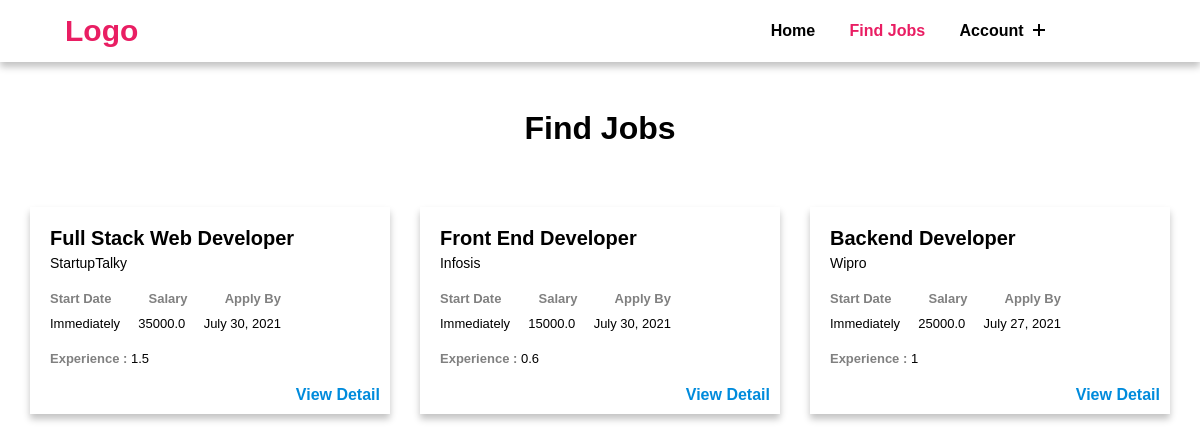
The app's page /findJobs (signed in) with its own data.
### job_portal_app/models.py (models this page shows)
class PostJob(models.Model):
    employer = models.ForeignKey(EmployerRegister, on_delete=models.CASCADE)
    start_date = models.DateField()
    end_date = models.DateField()
    title = models.CharField(max_length=100)
    company_name = models.CharField(max_length=200)
    company_website = models.CharField(max_length=100)
    salary = models.FloatField(max_length=100)
    description = models.TextField()
    experience = models.CharField(max_length=100)
    location = models.CharField(max_length=100)
    skills = models.CharField(max_length=100)
    creationdate = models.DateField()

### job_portal_app/views.py (the view)
# urls.py: path('findJobs', findJobs, name="findJobs"),
def findJobs(request):
    if not request.user.is_authenticated:
        return redirect('employerLogin')
    job = PostJob.objects.all()
    context = {
        'job': job
    }
    return render(request, 'findJobs.html', context)

### job_portal_app/templates/findJobs.html (shortened to what this page needs)
{% extends 'base.html' %}
{% load static %}
{% block content %}
{% include 'candidateNavbar.html' %}
<link rel="stylesheet" href="{% static 'findJobs.css' %}">
<div class="wrapper findJobs">
    <div class="header">
        <h1 class="header__title">Find Jobs</h1>
    </div>
    <div class="cards">
        {% for i in job %}
        <div class="card">
            <div class="card__inner">
                <div class="">
                    <h3 class="job_title">{{i.title}}</h3>
                    <p class="company_name">{{i.company_name}}</p>
                </div>
                <div class="headingsContainer">
                    <div class="headings">
                        <p>Start Date</p>
                        <p>Salary</p>
                        <p>Apply By</p>
                    </div>
                    <div class="headingsDetail">
                        <p>Immediately</p>
                        <p>{{ i.salary }}</p>
                        <p>{{ i.end_date }}</p>
                    </div>
                </div>
                <p class="experience"><span>Experience :</span> {{ i.experience }}</p>
                <div class="view_detail">
                    <a href="{% url 'jobDetails' i.id %}">View Detail</a>
                </div>
            </div>
        </div>
        {% endfor %}
    </div>
</div>
{% endblock %}

### job_portal_app/static/style.css (style rules this page uses)
* { margin: 0; padding: 0; font-family: sans-serif; }
*, *:after, *:before { -webkit-box-sizing: border-box; -moz-box-sizing: border-box; -ms-box-sizing:border-box; -o-box-sizing:border-box; box-sizing: border-box; }

### job_portal_app/static/findJobs.css (style rules this page uses)
.wrapper { margin: 5em auto; max-width: 100%; }
.wrapper .header { padding: 30px 30px 0; text-align: center; }
.wrapper .header__title { margin-bottom: 30px; }
.wrapper .cards { padding: 15px; display: flex; flex-flow: row wrap; }
.wrapper .card { margin: 15px; width: calc((100% / 3) - 30px); transition: all 0.2s ease-in-out; }
.wrapper .card__inner { width: 100%; padding: 20px 10px 10px 20px; position: relative; background-color: #fff; color: #000; transition: all 0.2s ease-in-out; box-shadow: 0 5px 7px 0 rgba(0, 0, 0, .24); }
.wrapper .card__inner .job_title { font-size: 20px; }
.wrapper .card__inner .company_name { margin-top: 5px; font-size: 14px; font-weight: 500; }
.wrapper .card__inner:after { transition: all 0.3s ease-in-out; }
.wrapper .card__inner .headingsContainer { width: 70%; }
.wrapper .card__inner .headings { display: flex; align-items: center; justify-content: space-between; margin-top: 20px; font-size: 13px; font-weight: bold; color: gray; }
.wrapper .card__inner .headingsDetail { display: flex; align-items: center; justify-content: space-between; font-size: 13px; margin-top: 10px; }
.wrapper .card__inner .experience span { font-weight: bold; color: gray; }
.wrapper .card__inner .experience { font-size: 13px; margin-top: 20px; }
.wrapper .card__inner .view_detail { display: flex; align-items: center; justify-content: flex-end; margin-bottom: 0 !important; margin-top: 20px; }
.wrapper .card__inner .view_detail a { color: #008BDC; text-decoration: none; font-weight: 700; }

### records on screen
PostJob: title "Full Stack Web Developer", company_name "StartupTalky", salary "35000.0", end_date "July 30, 2021", experience "1.5"
PostJob: title "Front End Developer", company_name "Infosis", salary "15000.0", end_date "July 30, 2021", experience "0.6"
PostJob: title "Backend Developer", company_name "Wipro", salary "25000.0", end_date "July 27, 2021", experience "1"
